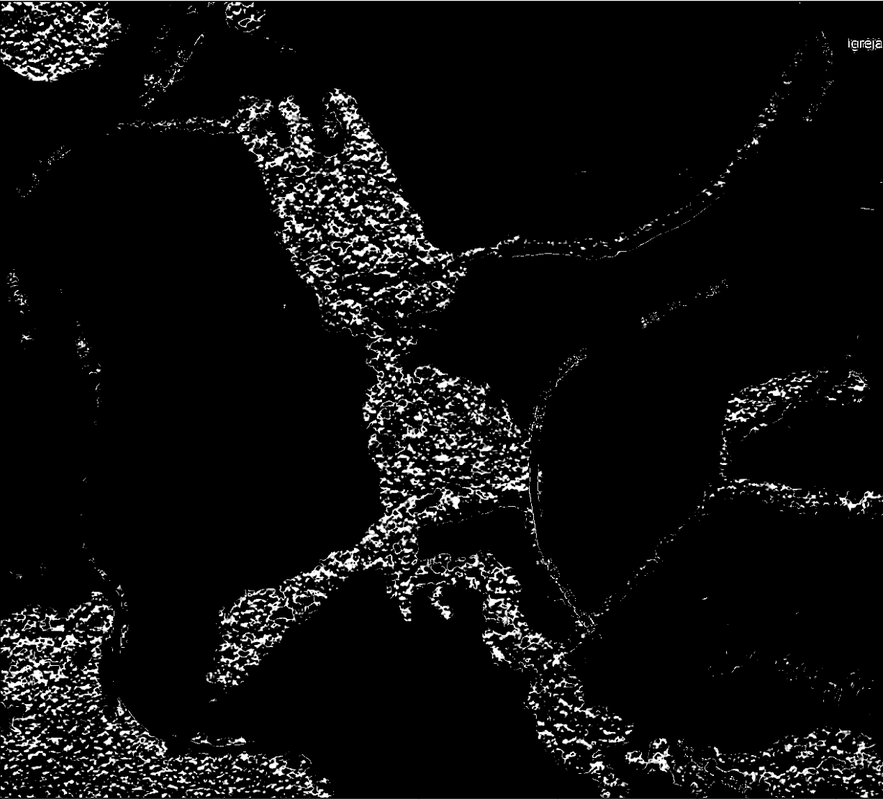
#> input picture tools/src/dataset/count_tree (2).png, 883 x 799 px, shrunk from 1227 x 1110 before the run
$ python model_count_tree.py
#> lines starting #> are read from the running program, lines starting #| are printed output that depends on the picture; after the words box and inside, x2 and y2 are one past the last pixel; in counts of white or black regions, pixels touching at a corner belong together
import cv2
import numpy as np
from scipy.ndimage import label, find_objects
import matplotlib.pyplot as plt

# Função para calcular um mapa de calor a partir da imagem binária
def generate_heatmap(binary_image):
    # Aplicar um filtro gaussiano para criar um mapa de calor
    heatmap = cv2.GaussianBlur(binary_image.astype(np.float32), (15, 15), 0)
    return heatmap

# Função para segmentar árvores com base em mapa de calor e componentes conectados
def count_trees_with_adjustments(image_path):
    # Carregar a imagem em tons de cinza
#> called with image_path = 'dataset/count_tree (2).png'
    image = cv2.imread(image_path, cv2.IMREAD_GRAYSCALE)
#> image is the input picture: shape (799, 883); min 0, max 255, mean 13.1

    if image is None:
        raise FileNotFoundError(f"Arquivo de imagem não encontrado: {image_path}")

    # Binarizar a imagem (ajuste fino do limiar)
    _, binary_image = cv2.threshold(image, 150, 1, cv2.THRESH_BINARY)
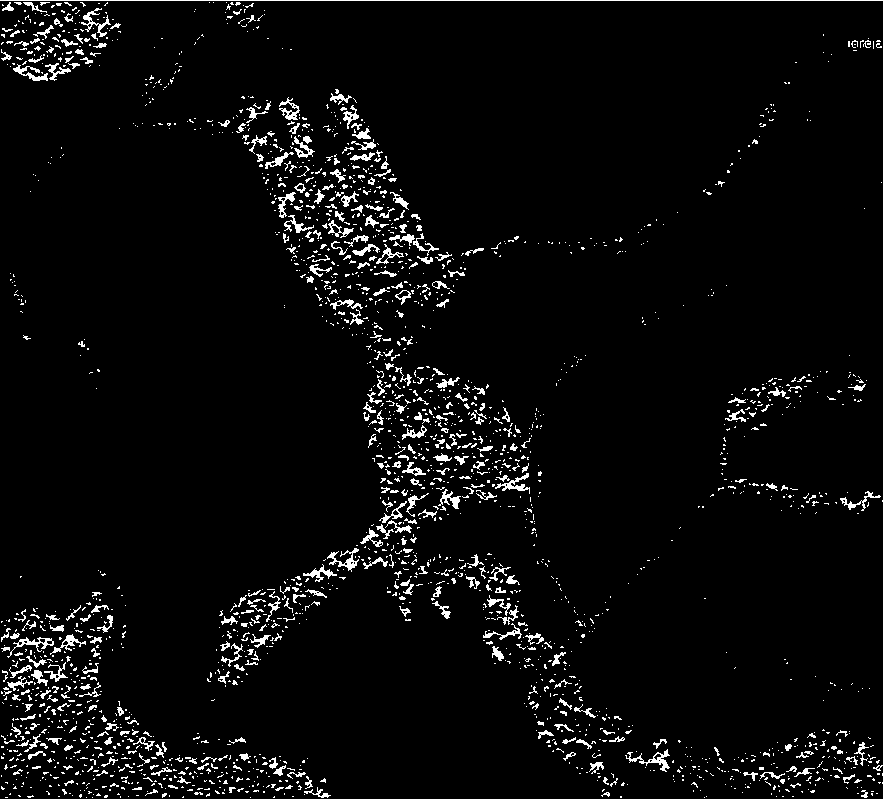
#> binary_image: shape (799, 883); values 0 (black) and 1 (white), 4.1% white in thin lines or dots

    # Aplicar uma abertura morfológica mais agressiva para remover pequenos ruídos
    kernel = np.ones((1, 1), np.uint8)  # Aumentasse o kernel para remover mais ruído
    binary_image = cv2.morphologyEx(binary_image, cv2.MORPH_OPEN, kernel)

    # Gerar o mapa de calor a partir da imagem binária
    heatmap = generate_heatmap(binary_image)
#> in generate_heatmap, `heatmap = cv2.GaussianBlur(binary_image.astype(np.float32), (15, 15), 0)`:
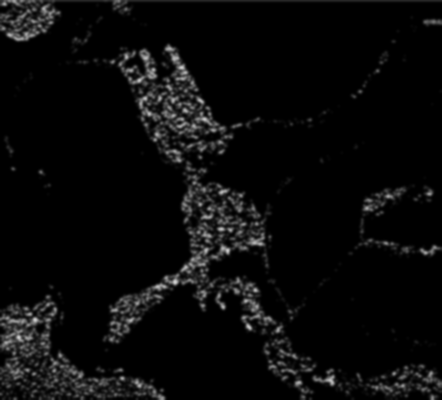
#> heatmap: shape (799, 883) float32 (shown at 1/2 size); min 0, max 0.827, mean 0.0404

    # Limiar para converter o mapa de calor de volta em uma imagem binária
    _, heatmap_binary = cv2.threshold(heatmap, 0.4, 1, cv2.THRESH_BINARY)  # Ajustar o limiar de acordo com a densidade
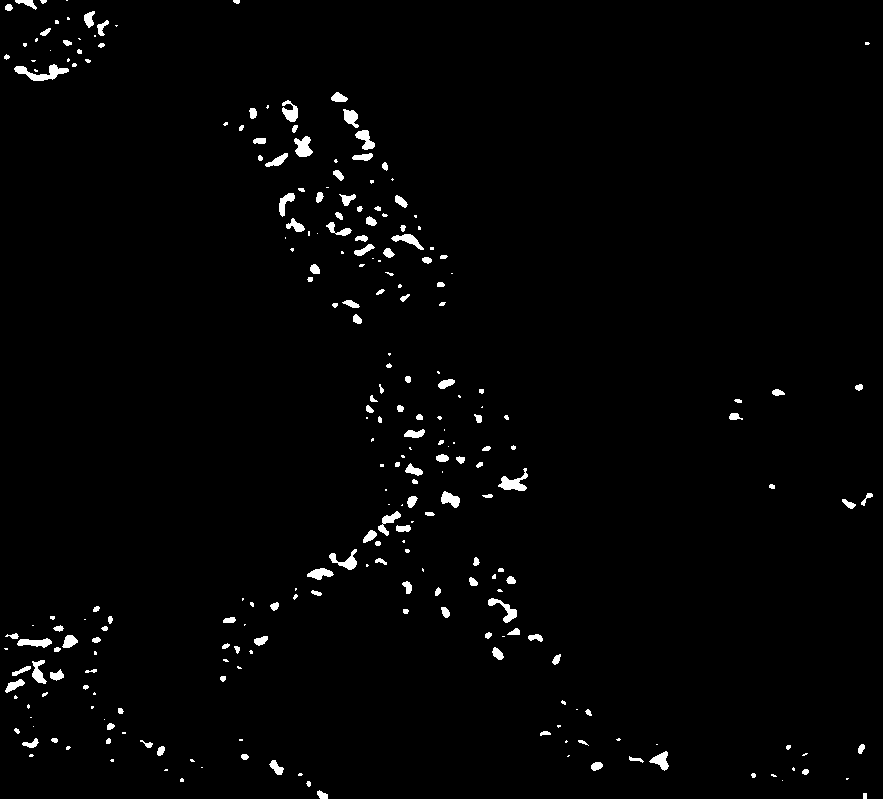
#> heatmap_binary: shape (799, 883) float32; values 0 (black) and 1 (white), 1.7% white; 257 white regions (106 under 20 px), largest, box (x1, y1, x2, y2) and area: (14, 64, 69, 81) 399, (498, 468, 528, 491) 305, (294, 136, 313, 157) 265

    # Segmentar componentes conectados no mapa de calor binário
    structure = np.ones((3, 3), dtype=int)
    labeled_image, num_trees = label(heatmap_binary, structure=structure)
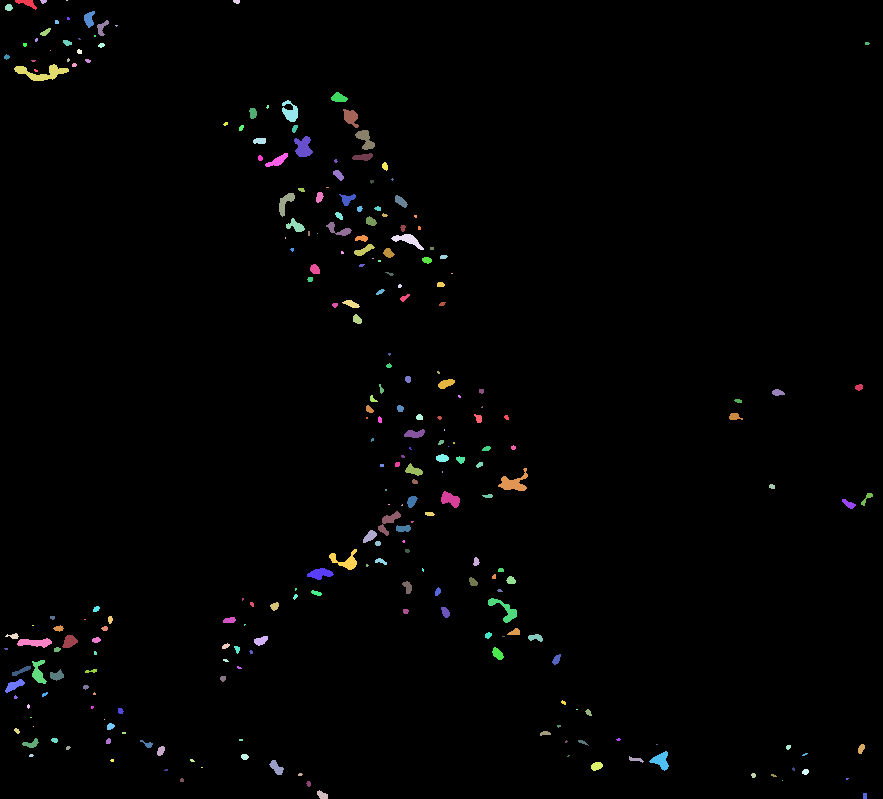
#> labeled_image: shape (799, 883) int32; 258 distinct labels, from 0 to 257; one colour per label, 0 black
#> num_trees = 257

    # Filtrar componentes pequenos com um valor mínimo ajustado
    min_size = 100  # Aumentar o tamanho mínimo para remover mais ruídos
    predicted_objects = []

    for obj in find_objects(labeled_image):
        y_slice, x_slice = obj
        if (x_slice.stop - x_slice.start) * (y_slice.stop - y_slice.start) > min_size:
            predicted_objects.append([x_slice.start, y_slice.start, x_slice.stop, y_slice.stop])
#> after the loop, predicted_objects = 53 items, first 6: [15, 0, 37, 10], [84, 11, 95, 28], [97, 20, 109, 36], [14, 64, 69, 81], [331, 92, 348, 102], [282, 100, 298, 122]

    # Exibir o número de árvores detectadas
    print(f"Número de árvores detectadas após ajustes: {len(predicted_objects)}")
#| Número de árvores detectadas após ajustes: 53

    # Desenhar as caixas delimitadoras
    output_image = cv2.cvtColor(binary_image * 255, cv2.COLOR_GRAY2BGR)
#> output_image: shape (799, 883, 3); 4.1% white in thin lines or dots

    for box in predicted_objects:
        top_left = (box[0], box[1])
        bottom_right = (box[2], box[3])
        cv2.rectangle(output_image, top_left, bottom_right, (0, 255, 0), 2)
#> this loop made 53 passes
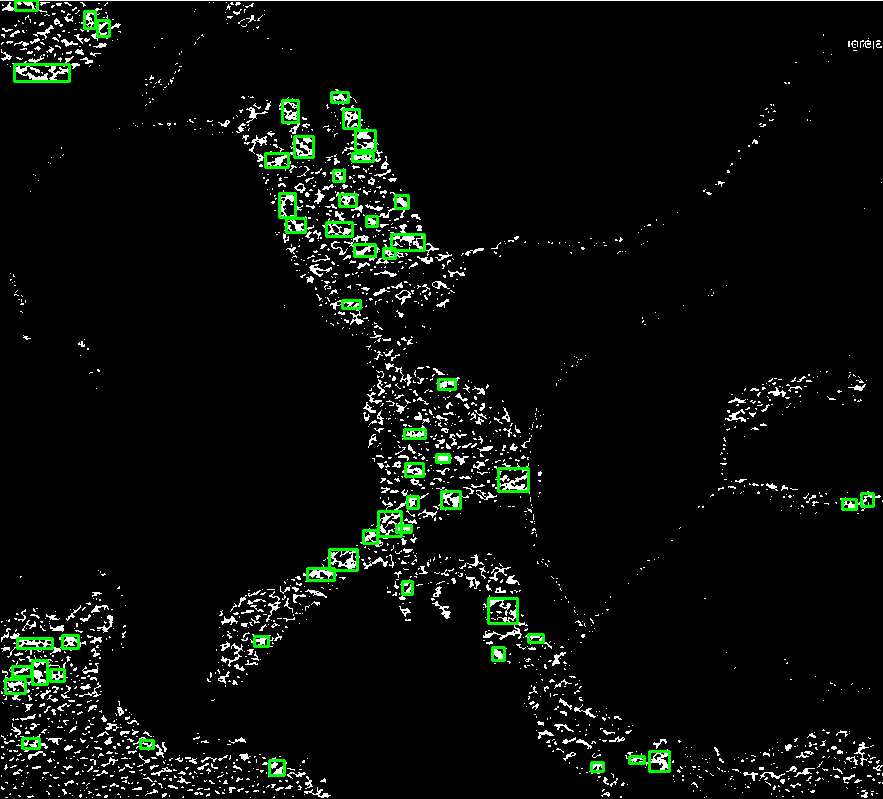
#> output_image: shape (799, 883, 3); mean B, G, R 9.5, 13.1, 9.5

    # Exibir a imagem resultante com as caixas delimitadoras
    plt.figure(figsize=(8, 6))
    plt.imshow(cv2.cvtColor(output_image, cv2.COLOR_BGR2RGB))
    plt.title(f'Número de árvores detectadas após ajustes: {len(predicted_objects)}')
    plt.axis('off')
    plt.show()

    return len(predicted_objects)

# Caminho da imagem fornecida
image_path = 'dataset/count_tree (2).png'
tree_count = count_trees_with_adjustments(image_path)
#> tree_count = 53
tree_count

$ run again, with tools/src/dataset/count_tree (1).png copied over tools/src/dataset/count_tree (2).png
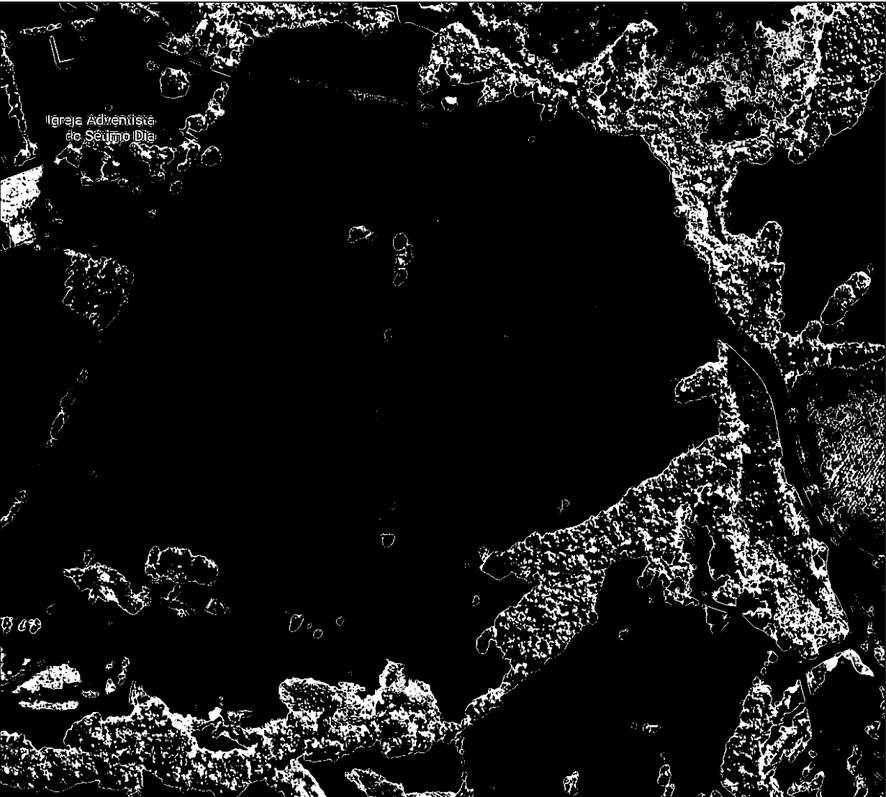
#> input picture tools/src/dataset/count_tree (1).png, 886 x 797 px, shrunk from 1231 x 1107 before the run
#> in count_trees_with_adjustments, image is the input picture: shape (797, 886); min 0, max 255, mean 22.7
#> binary_image: shape (797, 886); values 0 (black) and 1 (white), 7.3% white in thin lines or dots
#> heatmap_binary: shape (797, 886) float32; values 0 (black) and 1 (white), 5.1% white; 292 white regions (83 under 20 px), largest, box (x1, y1, x2, y2) and area: (652, 143, 770, 275) 2802, (775, 580, 848, 654) 2176, (330, 661, 436, 719) 2060
#> in count_trees_with_adjustments, `labeled_image, num_trees = label(heatmap_binary, structure=structure)`:
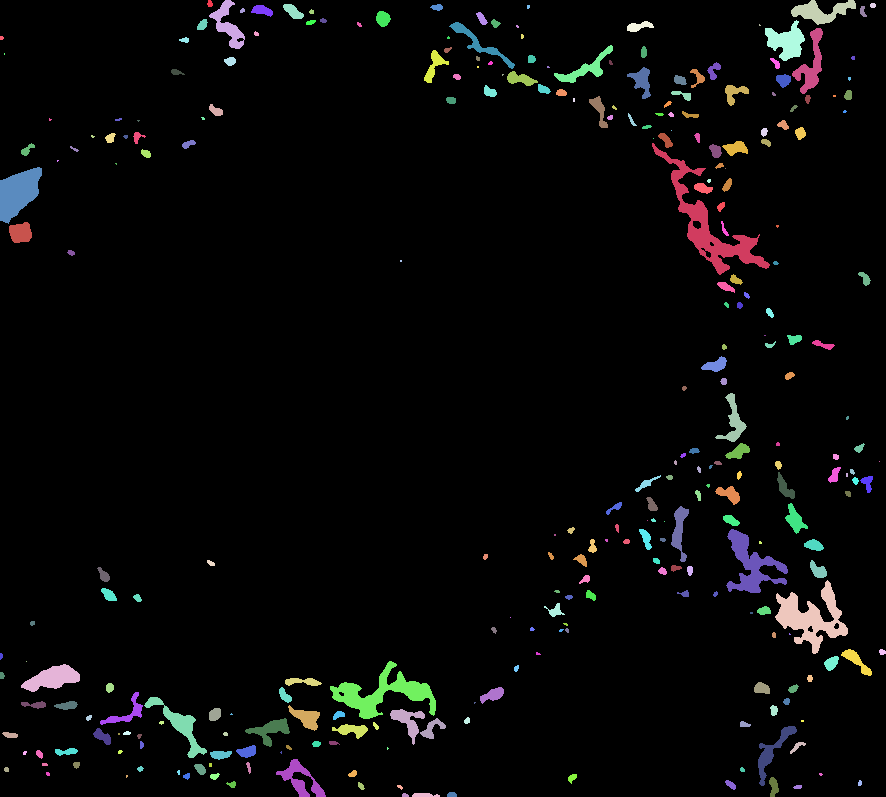
#> labeled_image: shape (797, 886) int32; 293 distinct labels, from 0 to 292; one colour per label, 0 black
#> num_trees = 292
#> after the loop in count_trees_with_adjustments, `for obj in find_objects(labeled_image):`: predicted_objects = 105 items, first 6: [209, 0, 245, 49], [791, 0, 856, 25], [283, 4, 304, 19], [251, 5, 273, 17], [376, 11, 391, 27], [476, 12, 488, 25]
#| Número de árvores detectadas após ajustes: 105
#> the loop in count_trees_with_adjustments, `for box in predicted_objects:` made 105 passes
#> after the loop in count_trees_with_adjustments, `for box in predicted_objects:`:
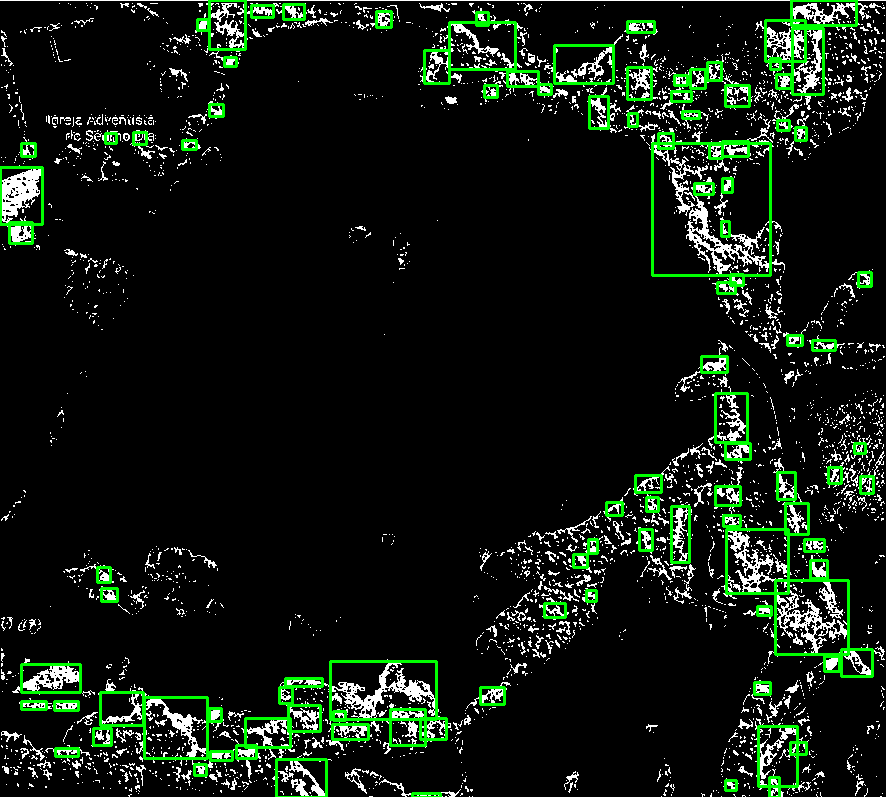
#> output_image: shape (797, 886, 3); mean B, G, R 16.5, 26.4, 16.5
#> tree_count = 105

$ run again, with tools/src/dataset/count_tree (3).png copied over tools/src/dataset/count_tree (2).png
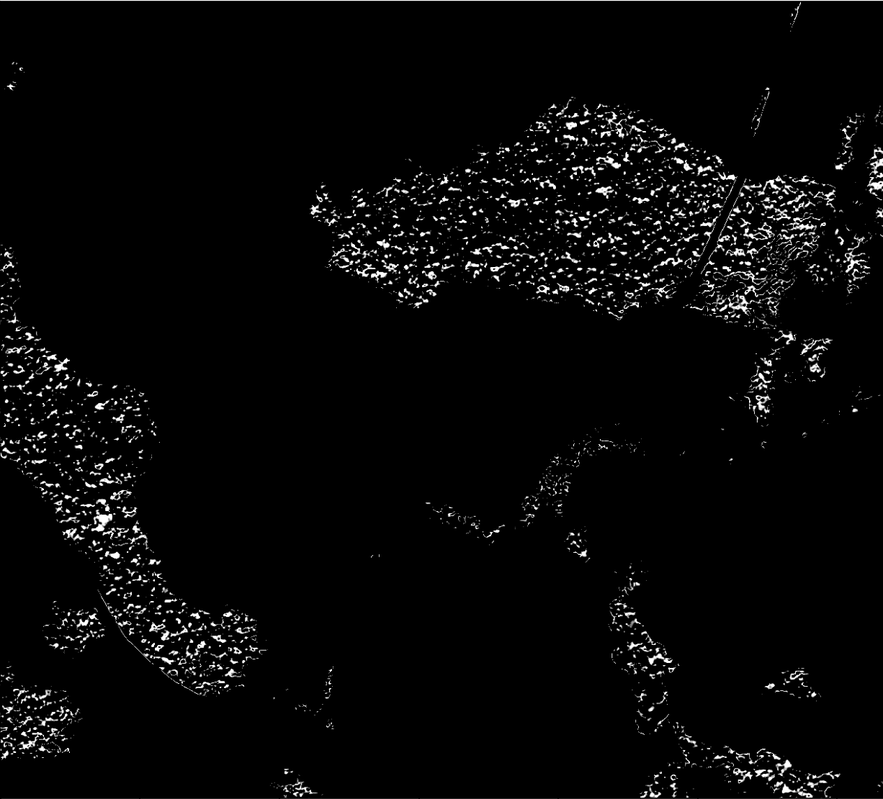
#> input picture tools/src/dataset/count_tree (3).png, 883 x 799 px, shrunk from 1226 x 1110 before the run
#> in count_trees_with_adjustments, image is the input picture: shape (799, 883); min 0, max 255, mean 7.6
#> in count_trees_with_adjustments, `_, binary_image = cv2.threshold(image, 150, 1, cv2.THRESH_BINARY)`:
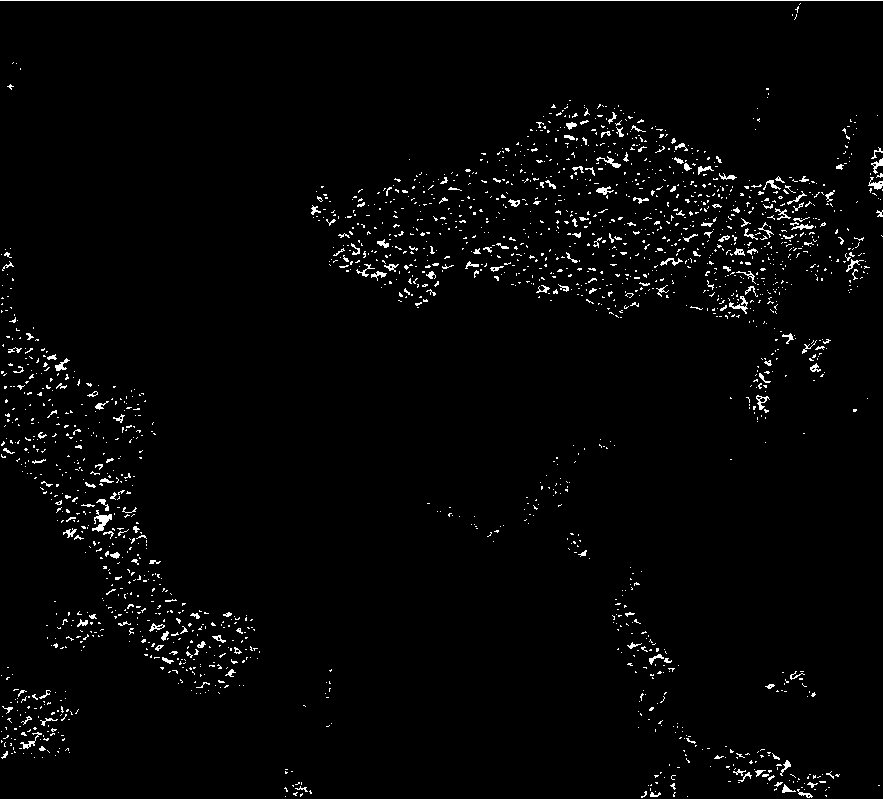
#> binary_image: shape (799, 883); values 0 (black) and 1 (white), 2.2% white in thin lines or dots
#> heatmap_binary: shape (799, 883) float32; values 0 (black) and 1 (white), 0.36% white; 97 white regions (56 under 20 px), largest, box (x1, y1, x2, y2) and area: (95, 514, 112, 532) 200, (730, 298, 747, 311) 109, (870, 180, 883, 190) 101
#> labeled_image: shape (799, 883) int32; 98 distinct labels, from 0 to 97
#> num_trees = 97
#> the loop in count_trees_with_adjustments, `for obj in find_objects(labeled_image):` made 97 passes
#> after the loop in count_trees_with_adjustments, `for obj in find_objects(labeled_image):`: predicted_objects = [[606, 158, 619, 168], [677, 159, 690, 170], [870, 180, 883, 190], [597, 187, 610, 195], [794, 220, 811, 229], [730, 298, 747, 311], [95, 514, 112, 532]]
#| Número de árvores detectadas após ajustes: 7
#> the loop in count_trees_with_adjustments, `for box in predicted_objects:` made 7 passes
#> after the loop in count_trees_with_adjustments, `for box in predicted_objects:`:
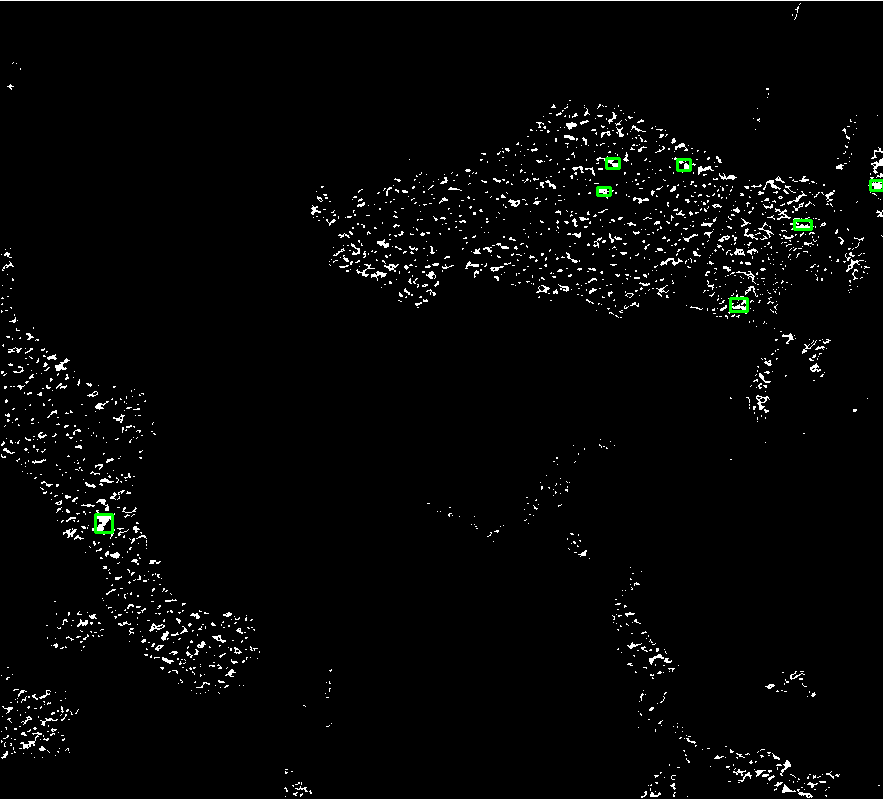
#> output_image: shape (799, 883, 3); mean B, G, R 5.5, 5.8, 5.5
#> tree_count = 7
